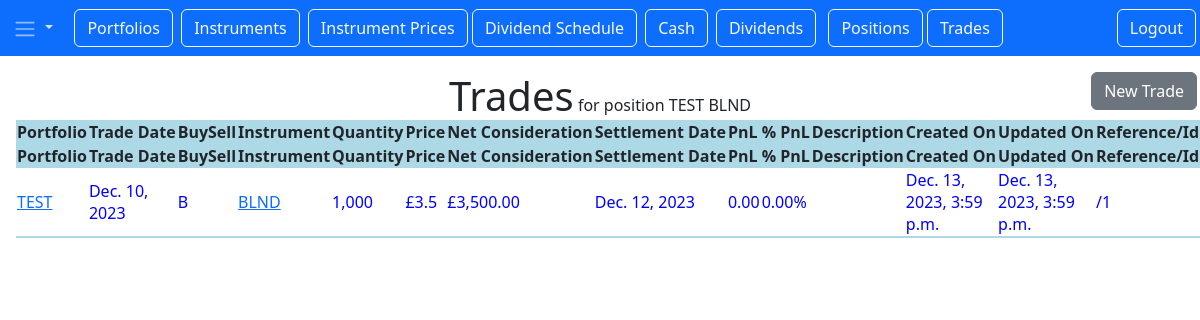
/trades/TEST/BLND (signed in), run on the app's committed database.
### trade/models.py (models this page shows)
class Trade(models.Model):
    id = models.AutoField(primary_key=True)
    reference = models.CharField(max_length=20, unique=False)
    buy_sell = models.CharField(max_length=1, unique=False)
    quantity = models.DecimalField(max_digits=12, decimal_places=0)
    price = models.DecimalField(max_digits=12, decimal_places=6)
    net_consideration = models.DecimalField(max_digits=12, decimal_places=2)
    trade_date = models.DateField(null=False)
    settle_date = models.DateField(null=True)
    description = models.CharField(max_length=100, unique=False)
    pnl = models.DecimalField(max_digits=12, decimal_places=2, default=0)
    created_on = models.DateTimeField(auto_now_add=True)
    updated_on = models.DateTimeField(auto_now=True)
    portfolio = models.ForeignKey(Portfolio, on_delete=models.CASCADE)
    instrument = models.ForeignKey(Instrument, on_delete=models.CASCADE)
    user = models.ForeignKey(User, null=True, on_delete=models.SET_NULL)
    class Meta:
        db_table = "app_trade"
    @property
    def pnl_percent(self):
        return 100 * self.pnl / (self.net_consideration - self.pnl)

### portfolio/models.py (models this page shows)
class Portfolio(models.Model):
    id = models.AutoField(primary_key=True)
    name = models.CharField(max_length=10, unique=True)
    description = models.CharField(max_length= 100, unique=False)
    created_on = models.DateTimeField(auto_now_add=True)
    updated_on = models.DateTimeField(auto_now=True)
    class Meta:
        db_table = "app_portfolio"
        ordering = ('name',)
    def __str__(self):
        return f"{self.name}"

### instrument/models.py (models this page shows)
class Instrument(models.Model):
    id = models.AutoField(primary_key=True)
    code = models.CharField(max_length=10, unique=True, blank=False)
    sedol =  models.CharField(max_length =10, unique=False)
    alt_code = models.CharField(max_length=10, unique=False, default='')
    description = models.CharField(max_length=100, unique=False)
    price_source = models.CharField(max_length=20, unique=False)
    price_source_code = models.CharField(max_length=10, default='')
    dividend_info_link = models.URLField(null=False, default='')
    company_link = models.URLField(null=False, default='')
    sector = models.CharField(max_length=20, unique=False, default='')
    dividend_frequency = models.IntegerField(unique=False, default=2)
    created_on = models.DateTimeField(auto_now_add=True)
    updated_on = models.DateTimeField(auto_now=True)
    user = models.ForeignKey(User, null=True, on_delete=models.SET_NULL)
    yahoo_chart = ''
    yahoo_info = ''
    class Meta:
        db_table = "app_instrument"
        ordering = ('code',)
    def __str__(self):
        return f"{self.code}"

### trade/views.py (the view)
# urls.py: path('trades/<str:portfolio>/<str:instrument>', views.TradeListViewByPortfolioInstrument.as_view(),
class TradeListViewByPortfolioInstrument(LoginRequiredMixin, ListView):
    model = Trade
    context_object_name = "trades"
    template_name = 'trade_list.html'
    login_url = "/login"
    def get_context_data(self, **kwargs):
        context = {
            'extra_title' : f"for position {self.portfolio_name} {self.instrument_code}"
        }
        kwargs.update(context)
        return super().get_context_data(**kwargs)
    def get_queryset(self):
        self.portfolio_name = self.kwargs.get('portfolio')
        portRepo = PortfolioRepository()
        portfolio_id = portRepo.get_portfolio(self.portfolio_name).id
        self.instrument_code = self.kwargs.get('instrument')
        instRepo = InstrumentRepository()
        inst_id = instRepo.get_instrument_by_code(self.instrument_code).id
        return (Trade.objects.all().filter(portfolio=portfolio_id, instrument=inst_id)
                .order_by('-trade_date'))  # descending order

### instrument/models.py (called while the page is built)
    def get_instrument_by_code(self, code, sedol='', alt_code=''):
        try:
            inst = Instrument.objects.get(code=code)
        except Instrument.DoesNotExist:
            inst = None
        if inst is None and sedol != '':
            try:
                inst = Instrument.objects.get(sedol=sedol)
            except Instrument.DoesNotExist:
                inst = None
        if inst is None and alt_code != '':
            try:
                inst = Instrument.objects.get(alt_code=alt_code)
            except Instrument.DoesNotExist:
                inst = None
        return inst

### portfolio/models.py (called while the page is built)
    def get_portfolio(self, name):
        qs = Portfolio.objects.filter(name = name)
        return qs[0] if len(qs) > 0 else None

### trade/templates/trade_list.html (shortened to what this page needs)
{% extends "base.html" %}
{% load humanize %}
{% block content %}
    <h1 class="my5">Trades</h1> {{ extra_title }}
    <a href="{% url 'trade.new' %}" class="btn btn-secondary mr-0">New Trade</a>
    <table id="datatable1" class="display stripe cell-border"
           style="width:100%" searching="true">
    <thead>
        <tr >
            <th>Portfolio</th>
            <th >Trade Date</th>
            <th>BuySell</th>
            <th>Instrument</th>
            <th>Quantity</th>
            <th>Price</th>
            <th>Net Consideration</th>
            <th>Settlement Date</th>
            <th>PnL</th>
            <th>% PnL</th>
            <th>Description</th>
            <th>Created On</th>
            <th>Updated On</th>
            <th>Reference/Id</th>
        </tr>
            <tr>
            <th >Portfolio</th>
            <th >Trade Date</th>
            <th >BuySell</th>
            <th >Instrument</th>
            <th >Quantity</th>
            <th >Price</th>
            <th >Net Consideration</th>
            <th >Settlement Date</th>
            <th>PnL</th>
                <th>% PnL</th>
            <th >Description</th>
            <th >Created On</th>
            <th >Updated On</th>
            <th >Reference/Id</th>
            </tr>
    </thead>
        <tbody>
            {% for row in trades %}
            {% if row.buy_sell == 'B' %}
            <tr class="buy">
            {% else %}
            <tr class="sell">
            {% endif %}
                <td>
                    <a href="{% url 'portfolio.details' pk=row.portfolio.id %}" class="test-dark text-decoration-non">
                        {{row.portfolio}}
                    </a>
                </td>
                <td>{{row.trade_date}}</td>
                <td >{{row.buy_sell}}</td>
                <td>
                    <a href="{% url 'trade_by_portfolio_and_inst.list' portfolio=row.portfolio instrument=row.instrument %}"
                       class="test-dark text-decoration-non">
                        {{ row.instrument }}
                    </a>
                </td>
                <td>{{row.quantity |intcomma}}</td>
                <td>£{{row.price.normalize |intcomma}}</td>
                <td>£{{row.net_consideration |intcomma}}</td>
                <td>{{row.settle_date}}</td>
                <td {% if row.pnl < 0 %} style="color: red;"
                          {% else %}style="color: blue;"
                          {% endif %}>
                    {{row.pnl}}
                </td>
                <td {% if row.pnl < 0 %} style="color: red;"
                          {% else %}style="color: blue;"
                          {% endif %}>
                    {{row.pnl_percent |floatformat:2}}%</td>
                <td>{{row.description}}</td>
                <td>{{row.created_on}}</td>
                <td>{{row.updated_on}}</td>
                <td>{{row.reference}}/{{row.id}}
                </td>
            </tr>
            {% endfor %}
        </tbody>
        <tfoot>
            <tr>
            <th ></th>
            <th ></th>
            <th ></th>
            <th ></th>
            <th ></th>
            <th ></th>
            <th ></th>
            <th ></th>
            <th ></th>
            <th ></th>
                <th ></th>
            <th ></th>
            <th ></th>
            <th ></th>
            </tr>
        </tfoot>
    </table>
{% endblock %}

### static/styles.css (style rules this page uses)
.buy { color: blue; }
.mr-0 { position: absolute; right: 3; }
th { white-space: nowrap; background-color: lightblue; }
h1, h2 { display: inline; }

### data on the page
Trade: portfolio "TEST", trade_date "Dec. 10, 2023", buy_sell "B", instrument "BLND", quantity "1,000", price.normalize "3.5", net_consideration "3,500.00", settle_date "Dec. 12, 2023", pnl "0.00", pnl_percent "0.00", created_on "Dec. 13, 2023, 3:59 p.m.", updated_on "Dec. 13, 2023, 3:59 p.m.", id "1"

### other printed values
{{ extra_title }} "for position TEST BLND"
